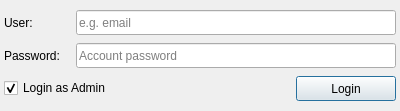
<?xml version="1.0" encoding="UTF-8"?>
<ui version="4.0">
 <class>LoginForm</class>
 <widget class="QWidget" name="LoginForm">
  <property name="geometry">
   <rect>
    <x>0</x>
    <y>0</y>
    <width>400</width>
    <height>111</height>
   </rect>
  </property>
  <property name="windowTitle">
   <string>Form</string>
  </property>
  <layout class="QGridLayout" name="gridLayout">
   <property name="leftMargin">
    <number>2</number>
   </property>
   <property name="topMargin">
    <number>2</number>
   </property>
   <property name="rightMargin">
    <number>2</number>
   </property>
   <property name="bottomMargin">
    <number>2</number>
   </property>
   <property name="spacing">
    <number>2</number>
   </property>
   <item row="0" column="0">
    <widget class="QStackedWidget" name="stackedWidget">
     <property name="currentIndex">
      <number>0</number>
     </property>
     <widget class="QWidget" name="pLogin">
      <layout class="QGridLayout" name="glLogin">
       <property name="leftMargin">
        <number>2</number>
       </property>
       <property name="topMargin">
        <number>2</number>
       </property>
       <property name="rightMargin">
        <number>2</number>
       </property>
       <property name="bottomMargin">
        <number>2</number>
       </property>
       <property name="spacing">
        <number>2</number>
       </property>
       <item row="0" column="0">
        <widget class="QLabel" name="lUser">
         <property name="minimumSize">
          <size>
           <width>0</width>
           <height>25</height>
          </size>
         </property>
         <property name="maximumSize">
          <size>
           <width>70</width>
           <height>25</height>
          </size>
         </property>
         <property name="text">
          <string>User:</string>
         </property>
        </widget>
       </item>
       <item row="1" column="0">
        <widget class="QLabel" name="lPassword">
         <property name="minimumSize">
          <size>
           <width>0</width>
           <height>25</height>
          </size>
         </property>
         <property name="maximumSize">
          <size>
           <width>70</width>
           <height>25</height>
          </size>
         </property>
         <property name="text">
          <string>Password:</string>
         </property>
        </widget>
       </item>
       <item row="2" column="2">
        <widget class="QPushButton" name="btnLogin">
         <property name="minimumSize">
          <size>
           <width>100</width>
           <height>25</height>
          </size>
         </property>
         <property name="maximumSize">
          <size>
           <width>100</width>
           <height>25</height>
          </size>
         </property>
         <property name="text">
          <string>Login</string>
         </property>
         <property name="default">
          <bool>true</bool>
         </property>
        </widget>
       </item>
       <item row="1" column="1" colspan="2">
        <widget class="QLineEdit" name="lePassword">
         <property name="minimumSize">
          <size>
           <width>0</width>
           <height>25</height>
          </size>
         </property>
         <property name="maximumSize">
          <size>
           <width>16777215</width>
           <height>25</height>
          </size>
         </property>
         <property name="text">
          <string/>
         </property>
         <property name="echoMode">
          <enum>QLineEdit::PasswordEchoOnEdit</enum>
         </property>
         <property name="placeholderText">
          <string>Account password</string>
         </property>
        </widget>
       </item>
       <item row="0" column="1" colspan="2">
        <widget class="QLineEdit" name="leUser">
         <property name="minimumSize">
          <size>
           <width>0</width>
           <height>25</height>
          </size>
         </property>
         <property name="maximumSize">
          <size>
           <width>16777215</width>
           <height>25</height>
          </size>
         </property>
         <property name="text">
          <string/>
         </property>
         <property name="placeholderText">
          <string>e.g. email</string>
         </property>
        </widget>
       </item>
       <item row="2" column="0" colspan="2">
        <widget class="QCheckBox" name="chkbxAdmin">
         <property name="text">
          <string>Login as Admin</string>
         </property>
         <property name="checked">
          <bool>true</bool>
         </property>
        </widget>
       </item>
      </layout>
     </widget>
     <widget class="QWidget" name="pLogout">
      <layout class="QGridLayout" name="glLogout">
       <property name="leftMargin">
        <number>2</number>
       </property>
       <property name="topMargin">
        <number>2</number>
       </property>
       <property name="rightMargin">
        <number>2</number>
       </property>
       <property name="bottomMargin">
        <number>2</number>
       </property>
       <property name="spacing">
        <number>2</number>
       </property>
       <item row="3" column="2">
        <widget class="QPushButton" name="btnLogout">
         <property name="minimumSize">
          <size>
           <width>100</width>
           <height>25</height>
          </size>
         </property>
         <property name="maximumSize">
          <size>
           <width>100</width>
           <height>25</height>
          </size>
         </property>
         <property name="text">
          <string>Logout</string>
         </property>
        </widget>
       </item>
       <item row="3" column="0">
        <widget class="QLabel" name="lLoginUser">
         <property name="minimumSize">
          <size>
           <width>0</width>
           <height>25</height>
          </size>
         </property>
         <property name="maximumSize">
          <size>
           <width>16777215</width>
           <height>25</height>
          </size>
         </property>
         <property name="text">
          <string/>
         </property>
        </widget>
       </item>
       <item row="3" column="1">
        <widget class="QPushButton" name="btnInfo">
         <property name="minimumSize">
          <size>
           <width>100</width>
           <height>25</height>
          </size>
         </property>
         <property name="maximumSize">
          <size>
           <width>100</width>
           <height>25</height>
          </size>
         </property>
         <property name="text">
          <string>Information</string>
         </property>
        </widget>
       </item>
      </layout>
     </widget>
    </widget>
   </item>
  </layout>
 </widget>
 <tabstops>
  <tabstop>leUser</tabstop>
  <tabstop>lePassword</tabstop>
  <tabstop>chkbxAdmin</tabstop>
  <tabstop>btnLogin</tabstop>
  <tabstop>btnLogout</tabstop>
  <tabstop>btnInfo</tabstop>
 </tabstops>
 <resources/>
 <connections/>
</ui>
